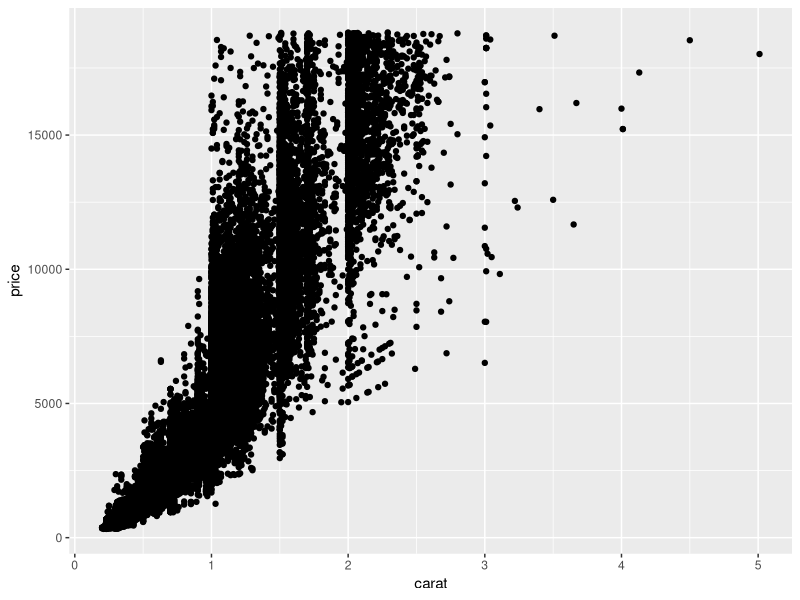
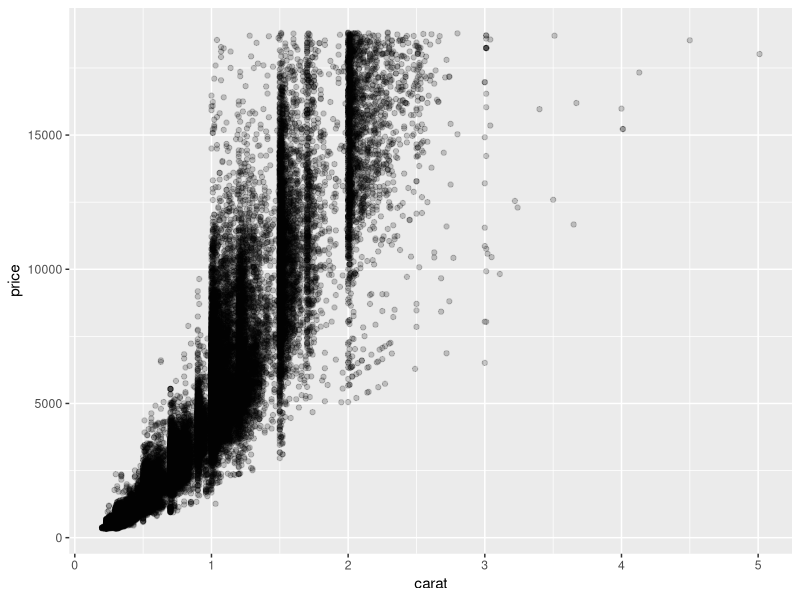
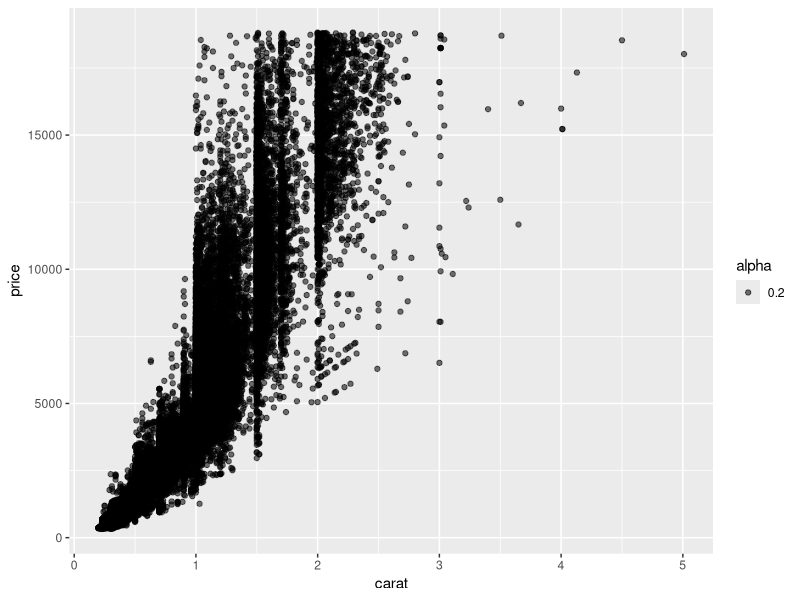
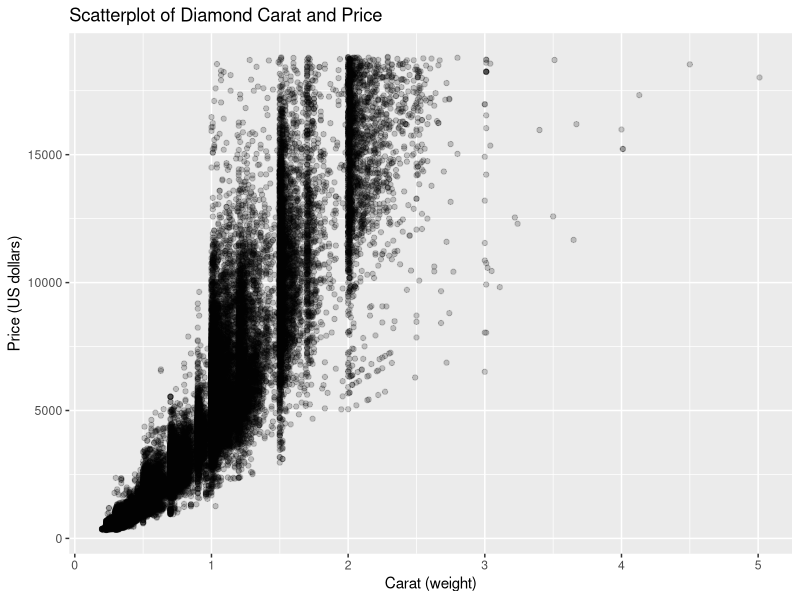
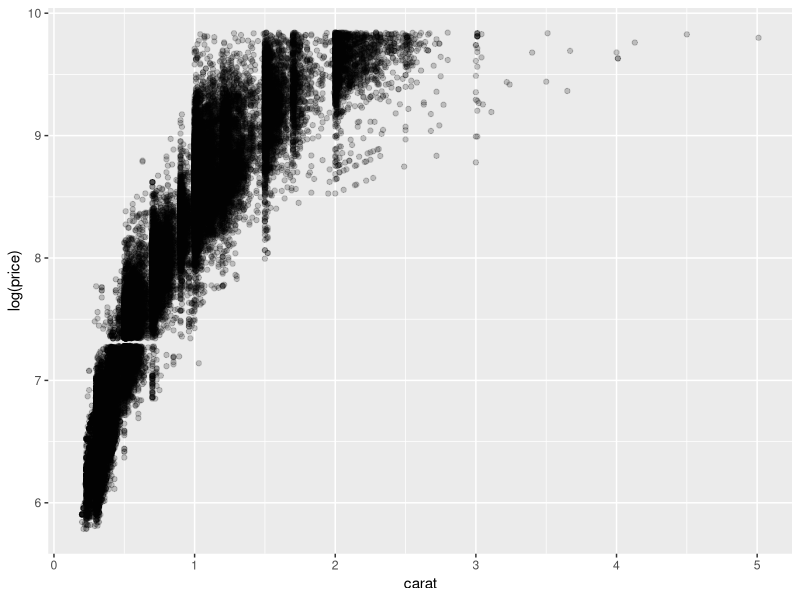
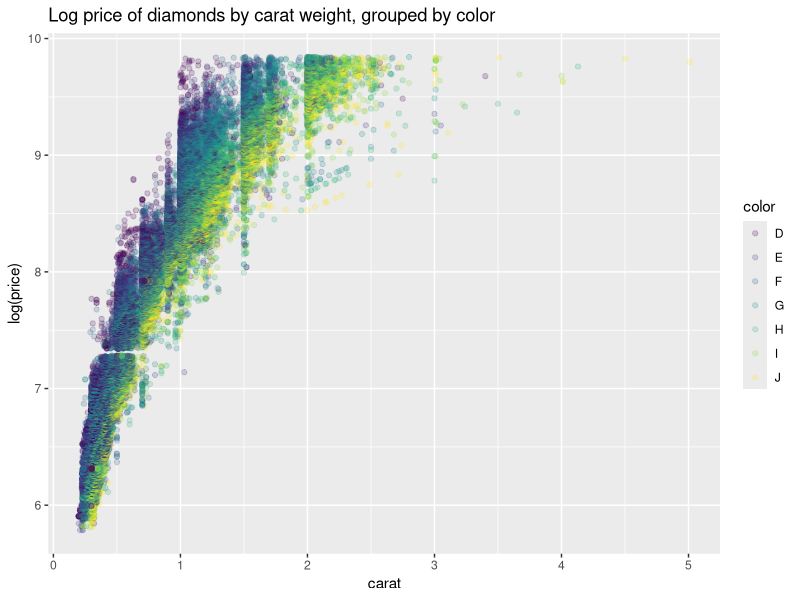
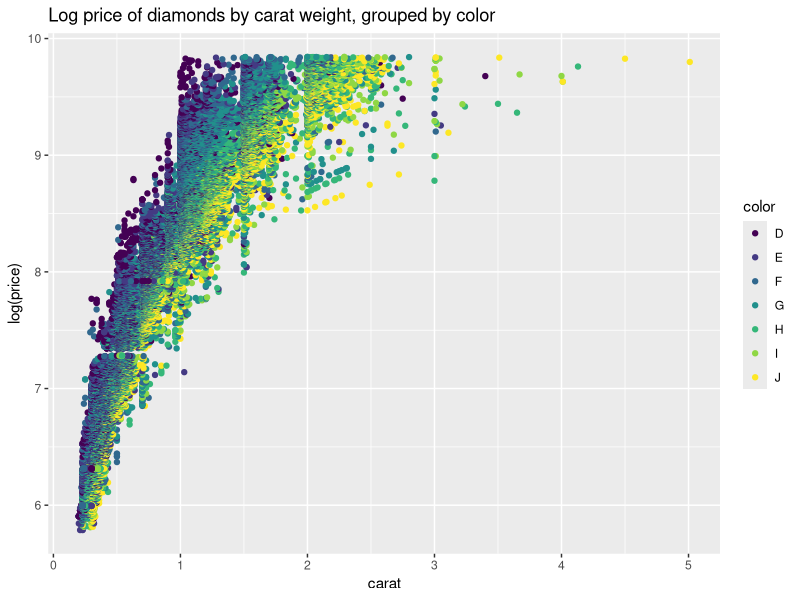
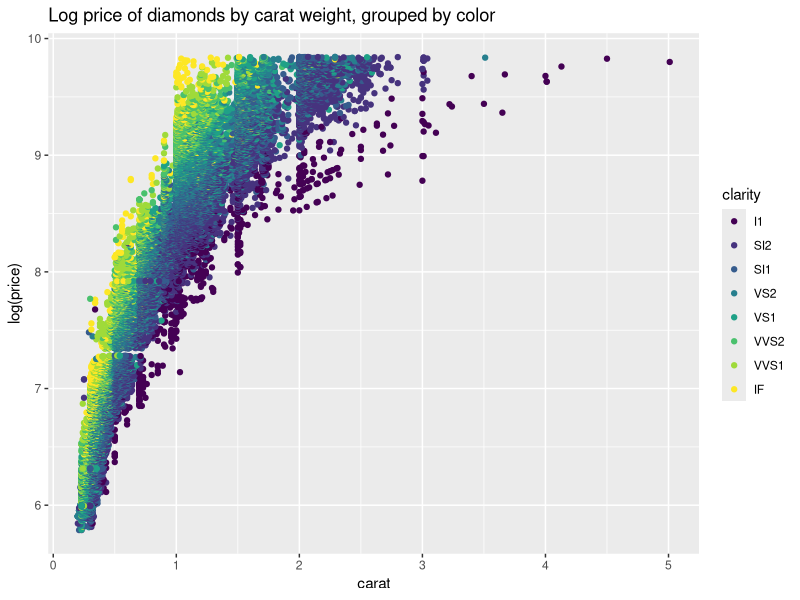

The R source for these figures, in order:

### Setting up to use diamonds data set ### 

# Load ggplot2 package
library(ggplot2)
# Load diamonds data, comes with the ggplot2 package
data(diamonds)

# what does this data even look like?
# Lets look at the top few rows of the diamonds data frame
head(diamonds)
# look at the help file for variable descriptions
?diamonds


#-----------------------------------------------------------#

### Scatterplots with qplot() using geom="point" ###

# look at the relationship between carat and price of a diamond
qplot(carat, price, geom="point", data=diamonds)

# make points semi transparent
qplot(carat, price, geom="point", data=diamonds,  alpha=I(.2))
# note that if we dont use the I() function it creates an unwanted legend
qplot(carat, price, geom="point", data=diamonds,  alpha=.2)

# add a title and axis labels
qplot(carat, price, geom="point", data=diamonds,  alpha=I(.2),
      xlab="Carat (weight)", ylab="Price (US dollars)",
      main="Scatterplot of Diamond Carat and Price")

# can easily change the scale of one axis directly in the qplot statement
#   Lets plot the log transformed price vs carat weight
qplot(carat, log(price), geom="point", data=diamonds,  alpha=I(.2))

# we can also color the points by a grouping variable (diamond color rating) from the data set
#  Note: "colour=" is the option statement and "color" is a variable name
qplot(carat, log(price), geom="point", data=diamonds,
      alpha=I(.2), colour=color, main="Log price of diamonds by carat weight, grouped by color")


qplot(carat, log(price), geom="point", data=diamonds,
       colour=color, main="Log price of diamonds by carat weight, grouped by color")

qplot(carat, log(price), geom="point", data=diamonds,
      colour=clarity, main="Log price of diamonds by carat weight, grouped by color")


#-----------------------------------------------------------#

### Histograms with qplot() using geom="histogram" ###

# Look at the distribution of carat weights
qplot(carat, geom="histogram", data=diamonds)

# Set the binwidth and change the range
qplot(carat, geom="histogram", data=diamonds, binwidth=.1, xlim=c(0,3))

# facet by variable cut
qplot(carat, geom="histogram", data=diamonds, binwidth=.2,
      facets= . ~ cut )

# color the bars by variable of diamond color rating
qplot(carat, geom="histogram", data=diamonds, binwidth=.2, fill=color)


#-----------------------------------------------------------#

### Boxplots with qplot() using geom="boxplot" ###

#side by side boxplot of diamond prices within cut groupings
qplot(cut, price, geom="boxplot", data=diamonds)

#Add a layer: overlay points onto the boxplot
qplot(cut, price, geom="boxplot", data=diamonds) + geom_point()
#Doesnt look like much with them all overlapping on the line
# So, lets jitter the points and make them transparent
qplot(cut, price, geom="boxplot", data=diamonds) + geom_jitter(alpha=I(.05))
plot1 <- qplot(cut, price, geom="boxplot", data=diamonds)
plot1 +  geom_jitter(alpha=I(.05))
# Can transform the scales here as well and add a title
qplot(cut, log(price), geom="boxplot", data=diamonds,
      main="Boxplots of log Diamond Prices Grouped by Cut Quality") +
      geom_jitter(alpha=I(.05))

#-----------------------------------------------------------#

### Barplots with qplot() using geom="bar" ###
data()
# Lets shift over to a data set about passanger survival from sinking of the Titanic
titanic <- as.data.frame(Titanic)
head(titanic)

# Make barplot with bars for survival outcomes and bar heights as
#   a frequency of those outcomes
qplot(Survived, geom="bar", data=titanic, weight=Freq)

# See which passanger classes comprised those bars by filling with color
qplot(Survived, geom = "bar" , data = titanic , weight = Freq , fill = Class)

# Use faceting to make a barchart for these different classes
qplot(Survived, geom = "bar" , data = titanic , weight = Freq , facets= . ~ Class)

# Facet it further to see how men and women within each class fared
qplot(Survived, geom="bar", data=titanic, weight=Freq, facets=Sex~Class)







